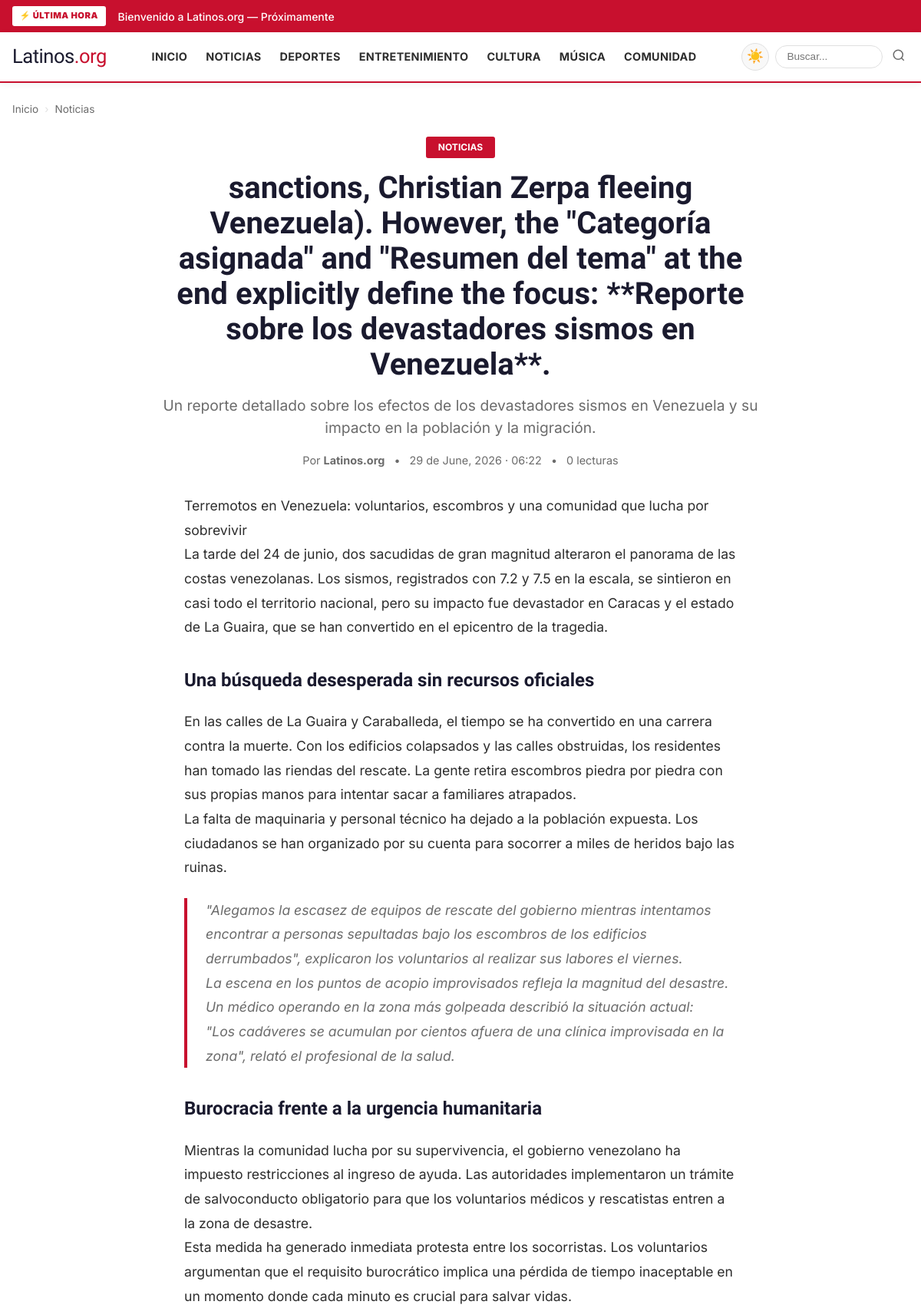
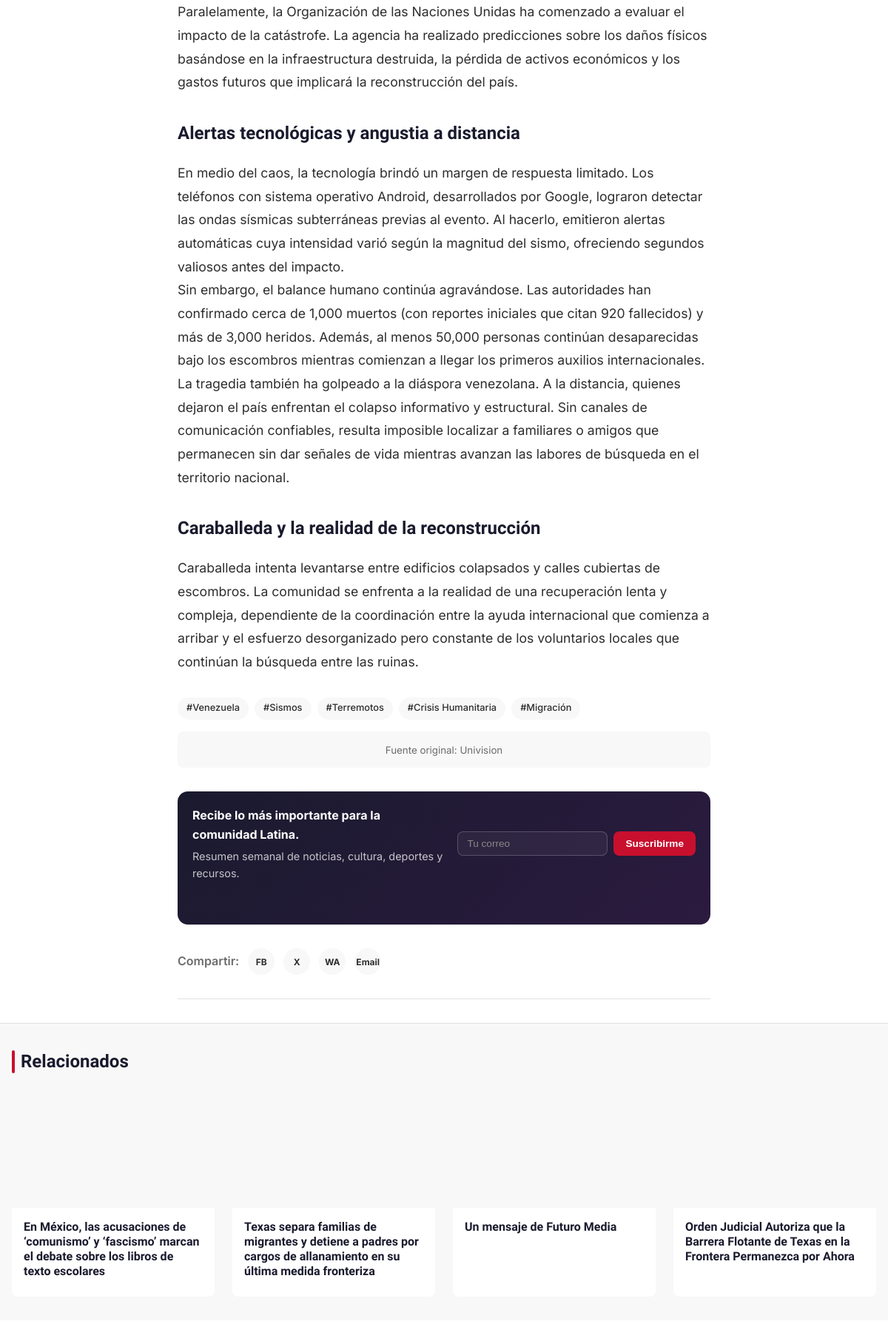
Screenshot of /articulo/devastadores-sismos-en-venezuela-reporte-humanitario (upper part) with the database file from the repository (2 pictures, top to bottom).
### models.py (models this page shows)
class Category(Base):
    __tablename__ = "categories"
    id = Column(Integer, primary_key=True)
    slug = Column(String(100), unique=True, nullable=False, index=True)
    name = Column(String(200), nullable=False)
    name_en = Column(String(200))  # English display name
    description = Column(Text)
    display_order = Column(Integer, default=99)
    is_active = Column(Boolean, default=True)
    created_at = Column(DateTime, default=datetime.utcnow)
    articles = relationship("Article", back_populates="category_rel")

class Article(Base):
    __tablename__ = "articles"
    id = Column(Integer, primary_key=True)
    raw_article_id = Column(Integer, ForeignKey("raw_articles.id"), nullable=True)
    category_id = Column(Integer, ForeignKey("categories.id"), nullable=True)
    title = Column(Text, nullable=False)
    slug = Column(String(300), unique=True, nullable=False, index=True)
    body_markdown = Column(Text, nullable=False)
    body_html = Column(Text)
    excerpt = Column(Text)
    title_en = Column(Text)
    body_markdown_en = Column(Text)
    body_html_en = Column(Text)
    excerpt_en = Column(Text)
    meta_description = Column(String(200))
    tags = Column(Text)  # JSON array
    language = Column(String(10), default="es")  # es, en, bilingual
    author_display = Column(String(200), default="Latinos.org")
    source_credit = Column(String(500))  # Attribution to original source
    image_url = Column(Text)  # Relative path: /static/images/articles/xxx.webp
    image_alt = Column(Text)
    image_credit = Column(String(500))
    quality_score = Column(Float, default=0.0)  # 0.0 to 1.0 from LLM QA step
    content_type = Column(String(50), default="news")  # news, opinion, listicle, feature
    status = Column(String(30), default="draft", index=True)
    created_at = Column(DateTime, default=datetime.utcnow)
    approved_at = Column(DateTime)
    published_at = Column(DateTime, index=True)
    scheduled_for = Column(DateTime)
    view_count = Column(Integer, default=0)
    is_breaking = Column(Boolean, default=False)
    is_featured = Column(Boolean, default=False)
    category_rel = relationship("Category", back_populates="articles")
    raw_article_rel = relationship("RawArticle", back_populates="articles")

### routes.py (the view)
@router.get("/articulo/{slug}", response_class=HTMLResponse)
async def article_page(request: Request, slug: str):
    db: Session = next(get_db())
    article = db.execute(
        select(Article).options(joinedload(Article.category_rel)).where(Article.slug == slug)
    ).scalars().first()
    if not article or article.status != "published":
        raise HTTPException(status_code=404, detail="Artículo no encontrado")
    article.view_count += 1
    db.commit()
    related = []
    if article.category_id:
        related = db.execute(
            select(Article).options(joinedload(Article.category_rel))
            .where(Article.status == "published")
            .where(Article.category_id == article.category_id)
            .where(Article.id != article.id)
            .order_by(desc(Article.published_at))
            .limit(4)
        ).scalars().all()
    categories = db.execute(
        select(Category)
        .where(Category.is_active == True)
        .order_by(Category.display_order)
    ).scalars().all()
    article_url = str(request.url)
    encoded_url = quote_plus(article_url)
    encoded_title = quote_plus(article.title)
    return request.app.state.templates.TemplateResponse("article.html", {
        "request": request,
        "article": article,
        "related": related,
        "categories": categories,
        "share_urls": {
            "facebook": f"https://www.facebook.com/sharer/sharer.php?u={encoded_url}",
            "x": f"https://twitter.com/intent/tweet?text={encoded_title}&url={encoded_url}",
            "whatsapp": f"https://wa.me/?text={encoded_title}%20{encoded_url}",
            "email": f"mailto:?subject={encoded_title}&body={encoded_url}",
        },
    })

### templates/article.html (shortened to what this page needs)
{% extends "base.html" %}
{% block content %}
<article class="article-page">
    <div class="container">
        <nav class="breadcrumb">
            <a href="/">Inicio</a>
            {% if article.category_rel %}
                <span class="separator">›</span>
                <a href="/categoria/{{ article.category_rel.slug }}">{{ article.category_rel.name }}</a>
            {% endif %}
        </nav>
        <header class="article-header">
            {% if article.category_rel %}
                <span class="article-category-tag">{{ article.category_rel.name }}</span>
            {% endif %}
            <h1 class="article-title">{{ article.title }}</h1>
            {% if article.excerpt %}
                <p class="article-lead">{{ article.excerpt }}</p>
            {% endif %}
            <div class="article-byline">
                <span>Por <strong>{{ article.author_display }}</strong></span>
                {% if article.published_at %}
                    <span class="separator">•</span>
                    <time>{{ article.published_at.strftime('%d de %B, %Y · %H:%M') }}</time>
                {% endif %}
                <span class="separator">•</span>
                <span>{{ article.view_count or 0 }} lecturas</span>
            </div>
        </header>
        <div class="article-body">
            {% if article.body_html %}
                {{ article.body_html | safe }}
            {% else %}
                {{ article.body_markdown | markdown | safe }}
            {% endif %}
        </div>
        {% if article.tags %}
        <div class="article-tags">
            {% set tags = article.tags | from_json %}
            {% for tag in tags %}
                <a href="/buscar?q={{ tag }}" class="tag">#{{ tag }}</a>
            {% endfor %}
        </div>
        {% endif %}
        {% if article.source_credit %}
        <div class="source-credit">
            <small>Fuente original: {{ article.source_credit }}</small>
        </div>
        {% endif %}
        <aside class="article-newsletter-card">
            <div>
                <strong>Recibe lo más importante para la comunidad Latina.</strong>
                <p>Resumen semanal de noticias, cultura, deportes y recursos.</p>
            </div>
            <form class="newsletter-form" data-newsletter-form data-newsletter-source="article" data-article-id="{{ article.id }}">
                <input type="email" name="email" placeholder="Tu correo" aria-label="Email" required>
                <button type="submit">Suscribirme</button>
            </form>
            <div class="newsletter-message" aria-live="polite"></div>
        </aside>
        <div class="share-buttons">
            <span class="share-label">Compartir:</span>
            <a href="{{ share_urls.facebook }}" target="_blank" rel="noopener" class="share-btn" data-share-article="{{ article.id }}" data-share-network="facebook">FB</a>
            <a href="{{ share_urls.x }}" target="_blank" rel="noopener" class="share-btn" data-share-article="{{ article.id }}" data-share-network="x">X</a>
            <a href="{{ share_urls.whatsapp }}" target="_blank" rel="noopener" class="share-btn" data-share-article="{{ article.id }}" data-share-network="whatsapp">WA</a>
            <a href="{{ share_urls.email }}" class="share-btn" data-share-article="{{ article.id }}" data-share-network="email">Email</a>
        </div>
    </div>
    {% if related %}
    <section class="related-section">
        <div class="container">
            <h2 class="section-title">Relacionados</h2>
            <div class="category-grid">
                {% for a in related %}
                    <a href="/articulo/{{ a.slug }}" class="article-card">
                        <div class="card-image">
                            {% if a.image_url %}
                                <img src="{{ a.image_url }}" alt="{{ a.image_alt or a.title }}" width="640" height="360" loading="lazy" decoding="async">
                            {% else %}
                                <div class="card-image-placeholder"></div>
                            {% endif %}
                        </div>
                        <div class="card-body">
                            <h3 class="card-title">{{ a.title }}</h3>
                        </div>
                    </a>
                {% endfor %}
            </div>
        </div>
    </section>
    {% endif %}
</article>
{% endblock %}

### rows the page displays
Category: category_rel.name "Noticias", category_rel.name "NOTICIAS"
Article: title "sanctions, Christian Zerpa fleeing Venezuela). However, the \"Categoría asignada\" and \"Resumen del tema\" at the end explicitly define the focus: **Reporte sobre los devastadores sismos en Venezuela**.", excerpt "Un reporte detallado sobre los efectos de los devastadores sismos en Venezuela y su impacto en la población y la migración.", author_display "Latinos.org", published_at "29 de June, 2026 · 06:22", view_count "0", body_markdown "Terremotos en Venezuela: voluntarios, escombros y una comunidad que lucha por sobrevivir La tarde del 24 de junio, dos sacudidas de gran magnitud alteraron el panorama de las costas venezolanas. Los sismos, registrados con 7.2 y 7.5 en la escala, se sintieron en casi todo el territorio nacional, pero su impacto fue devastador en Caracas y el estado de La Guaira, que se han convertido en el epicentro de la tragedia. Una búsqueda desesperada sin recursos oficiales En las calles de La Guaira y Caraballeda, el tiempo se ha convertido en una carrera contra la muerte. Con los edificios colapsados y las calles obstruidas, los residentes han tomado las riendas del rescate. La gente retira escombros…", source_credit "Univision"
Article: image_url (picture), title "En México, las acusaciones de ‘comunismo’ y ‘fascismo’ marcan el debate sobre los libros de texto escolares"
Article: image_url (picture), title "Texas separa familias de migrantes y detiene a padres por cargos de allanamiento en su última medida fronteriza"
Article: image_url (picture), title "Un mensaje de Futuro Media"
Article: image_url (picture), title "Orden Judicial Autoriza que la Barrera Flotante de Texas en la Frontera Permanezca por Ahora"

### other values shown
{{ tag }} "Venezuela" "Sismos" "Terremotos" "Crisis Humanitaria" "Migración"
